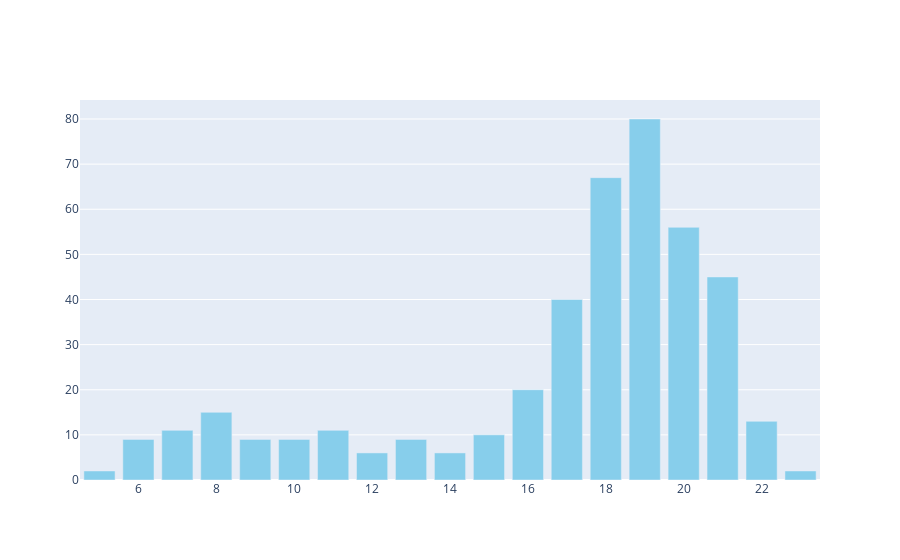

Notebook code for this chart:
### Code cell
import plotly.graph_objects as go
import pandas as pd # Plotly often works seamlessly with Pandas DataFrames


# --- 1. Prepare your data (using the activity_counts logic) ---


# Convert to Pandas DataFrame for Plotly.graph_objects
activity_counts_pd = activity_counts.to_pandas()

# --- 2. Create the Plotly Figure ---
# Using plotly.graph_objects for explicit control
fig = go.Figure(data=[go.Bar(
    x=activity_counts_pd["activity_hour"],
    y=activity_counts_pd["activity_count"],
    marker_color='skyblue' # Optional: set a color
)])

fig.show()

### Figure 1 — Plotly figure (JSON) as saved in the notebook; plotly's stock layout.template omitted (floating-point values rounded to 4 significant figures)
{"data": [{"marker": {"color": "skyblue"}, "type": "bar", "x": [5, 6, 7, 8, 9, 10, 11, 12, 13, 14, 15, 16, 17, 18, 19, 20, 21, 22, 23], "y": [2, 9, 11, 15, 9, 9, 11, 6, 9, 6, 10, 20, 40, 67, 80, 56, 45, 13, 2]}], "layout": {}}
